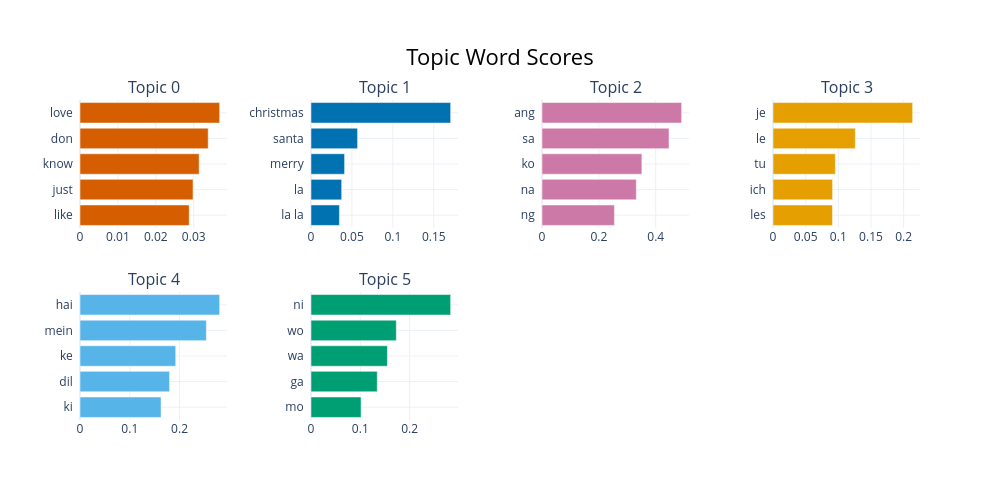

Here is the notebook cell this chart was saved with:
### Code cell
# Top words per topic as bar charts
topic_model.visualize_barchart(top_n_topics=6)

### Figure 1 — Plotly figure (JSON) as saved in the notebook; plotly's stock layout.template omitted (floating-point values rounded to 4 significant figures)
{"data": [{"marker": {"color": "#D55E00"}, "orientation": "h", "type": "bar", "x": [0.0288, 0.02981, 0.03143, 0.03381, 0.03684], "xaxis": "x", "y": ["like  ", "just  ", "know  ", "don  ", "love  "], "yaxis": "y"}, {"marker": {"color": "#0072B2"}, "orientation": "h", "type": "bar", "x": [0.03472, 0.03748, 0.04104, 0.05689, 0.1706], "xaxis": "x2", "y": ["la la  ", "la  ", "merry  ", "santa  ", "christmas  "], "yaxis": "y2"}, {"marker": {"color": "#CC79A7"}, "orientation": "h", "type": "bar", "x": [0.2548, 0.3317, 0.3513, 0.4468, 0.4912], "xaxis": "x3", "y": ["ng  ", "na  ", "ko  ", "sa  ", "ang  "], "yaxis": "y3"}, {"marker": {"color": "#E69F00"}, "orientation": "h", "type": "bar", "x": [0.09112, 0.09124, 0.09545, 0.126, 0.2138], "xaxis": "x4", "y": ["les  ", "ich  ", "tu  ", "le  ", "je  "], "yaxis": "y4"}, {"marker": {"color": "#56B4E9"}, "orientation": "h", "type": "bar", "x": [0.1629, 0.1799, 0.1923, 0.2538, 0.2805], "xaxis": "x5", "y": ["ki  ", "dil  ", "ke  ", "mein  ", "hai  "], "yaxis": "y5"}, {"marker": {"color": "#009E73"}, "orientation": "h", "type": "bar", "x": [0.1016, 0.1345, 0.155, 0.1731, 0.2833], "xaxis": "x6", "y": ["mo  ", "ga  ", "wa  ", "wo  ", "ni  "], "yaxis": "y6"}], "layout": {"annotations": [{"font": {"size": 16}, "showarrow": false, "text": "Topic 0", "x": 0.0875, "xanchor": "center", "xref": "paper", "y": 1, "yanchor": "bottom", "yref": "paper"}, {"font": {"size": 16}, "showarrow": false, "text": "Topic 1", "x": 0.3625, "xanchor": "center", "xref": "paper", "y": 1, "yanchor": "bottom", "yref": "paper"}, {"font": {"size": 16}, "showarrow": false, "text": "Topic 2", "x": 0.6375, "xanchor": "center", "xref": "paper", "y": 1, "yanchor": "bottom", "yref": "paper"}, {"font": {"size": 16}, "showarrow": false, "text": "Topic 3", "x": 0.9125, "xanchor": "center", "xref": "paper", "y": 1, "yanchor": "bottom", "yref": "paper"}, {"font": {"size": 16}, "showarrow": false, "text": "Topic 4", "x": 0.0875, "xanchor": "center", "xref": "paper", "y": 0.4, "yanchor": "bottom", "yref": "paper"}, {"font": {"size": 16}, "showarrow": false, "text": "Topic 5", "x": 0.3625, "xanchor": "center", "xref": "paper", "y": 0.4, "yanchor": "bottom", "yref": "paper"}], "height": 500, "hoverlabel": {"bgcolor": "white", "font": {"family": "Rockwell", "size": 16}}, "showlegend": false, "title": {"font": {"color": "Black", "size": 22}, "text": "Topic Word Scores", "x": 0.5, "xanchor": "center", "yanchor": "top"}, "width": 1000, "xaxis": {"anchor": "y", "domain": [0, 0.175], "showgrid": true}, "xaxis2": {"anchor": "y2", "domain": [0.275, 0.45], "showgrid": true}, "xaxis3": {"anchor": "y3", "domain": [0.55, 0.725], "showgrid": true}, "xaxis4": {"anchor": "y4", "domain": [0.825, 1], "showgrid": true}, "xaxis5": {"anchor": "y5", "domain": [0, 0.175], "showgrid": true}, "xaxis6": {"anchor": "y6", "domain": [0.275, 0.45], "showgrid": true}, "xaxis7": {"anchor": "y7", "domain": [0.55, 0.725], "showgrid": true}, "xaxis8": {"anchor": "y8", "domain": [0.825, 1], "showgrid": true}, "yaxis": {"anchor": "x", "domain": [0.6, 1], "showgrid": true}, "yaxis2": {"anchor": "x2", "domain": [0.6, 1], "showgrid": true}, "yaxis3": {"anchor": "x3", "domain": [0.6, 1], "showgrid": true}, "yaxis4": {"anchor": "x4", "domain": [0.6, 1], "showgrid": true}, "yaxis5": {"anchor": "x5", "domain": [0, 0.4], "showgrid": true}, "yaxis6": {"anchor": "x6", "domain": [0, 0.4], "showgrid": true}, "yaxis7": {"anchor": "x7", "domain": [0, 0.4], "showgrid": true}, "yaxis8": {"anchor": "x8", "domain": [0, 0.4], "showgrid": true}}}
